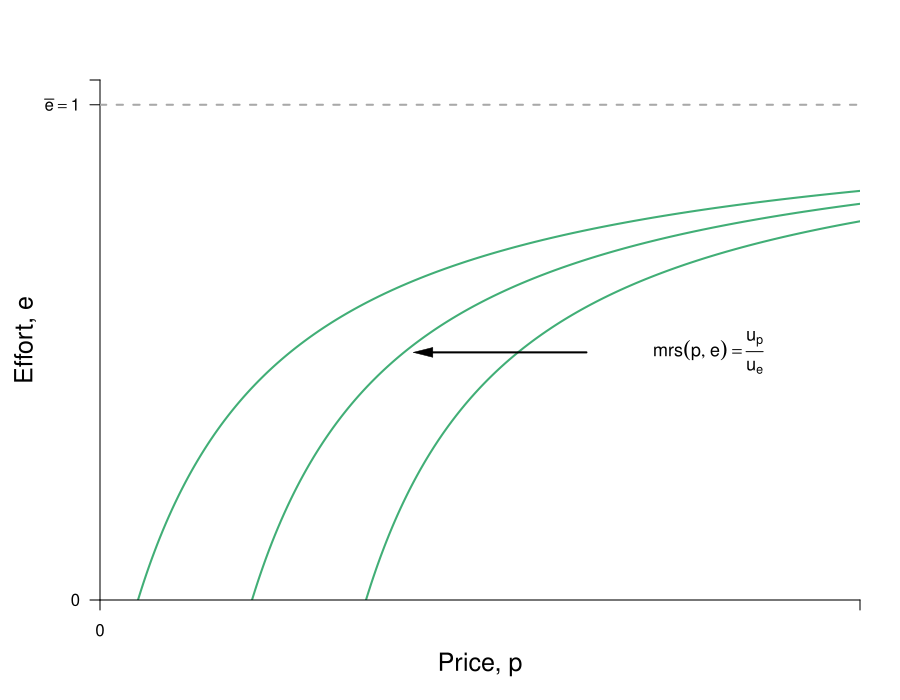

R code for this plot:
require(shape)
#pdf(file = "employment/employment_price_initial_indiff_nolabels.pdf", width = 9, height = 7)
jpeg(file = "employment/employment_price_initial_indiff_nolabels.jpg", width = 5*120, height = 4*120)

#Set parameters for graphics
axislabelsize <- 1.5
graphlinewidth <- 2
segmentlinewidth <- 1.5

COL <- c("#7fc97f", "#beaed4", "#fdc086", "#ffff99", "#386cb0", "#f0027f", "#bf5b17", "#666666")
COLA <- c("#e0f3db", "#99d8c9","#66c2a4","#41ae76", "#238b45", "#005824")
COLB <- c("#4eb3d3", "#2b8cbe", "#0868ac","#084081")

#Parameters for figures
u1 <- 4
u2 <- 10
u3 <- 16
a1 <- 2
a2 <- 2
a3 <- 2

indiffFn1 <- function(y, u1 = 4.5, a1 = 2) {
  1 - (a1) / (y - u1)
}

indiffFn2 <- function(y, u2 = 10.5, a2 = 2) {
  1 - (a2) / (y - u2)
}

indiffFn3 <- function(y, u3 = 16.5, a3 = 2) {
  1 - (a3) / (y - u3)
}

PCFn <- function(delta, mu = 16) {
  delta/mu
}

#The derivative for the function q = 1 - delta/(p - u) = delta/p - u)^2;
#From that we get the derivative and substitute in the relevant values
#for delta, u and p; that is we get a slope of 1/32
#But we also need the intercept; 0.375 above, or q/2 as it stood
tangentLine <- function(w){
  0.375 + (1/32)*w
}

COL <- c("#bae4b3", "#74c476", "#238b45")
par(mar =  c(5, 5, 4, 2))
xlims <- c(0, 10)
ylims <- c(0, 1.05)


plot(0, 0, xlim = xlims, ylim = ylims, type = "n",
     xlab = expression(paste("Price, ", p)),
     ylab = expression(paste("Effort, ", e)),
     xaxt = "n", 
     yaxt = "n",
     cex.lab = axislabelsize, 
     bty = "n", 
     xaxs="i", 
     yaxs="i")


# xpoly1 <- seq(from = xlims[1] + 0.2, to = 8, length.out = 500)
# ypoly1 <- PCFn(xpoly1, mu = 8)
# polygon(x = c(xpoly1, rev(xpoly1[1])), y = c(ypoly1, rev(ypoly1)[1]), col=COLA[1], density=NULL, border = NA)
# 

npts <- 500 
xx1 <- seq(u1 + a1 + 0.1, xlims[2], length.out = npts)
xx2 <- seq(u2 + a2 + 0.1, xlims[2], length.out = npts)
xx3 <- seq(3, xlims[2], length.out = npts)
xx4 <- seq(7, 17, 0.01)
xx5 <- seq(xlims[1] + 0.2, xlims[2], length.out = npts)
xx6 <- seq(xlims[1], 20, length.out = npts)


#Draw the lines for the graphs
#lines(xx5, PCFn(xx5, mu = 8), col = COLA[4], lwd = graphlinewidth)
lines(xx5, indiffFn1(xx5, u = 0), col = COLA[4], lwd = graphlinewidth)
lines(xx5, indiffFn1(xx5, u = -1.5), col = COLA[4], lwd = graphlinewidth)
lines(xx3, indiffFn1(xx3, u = 1.5), col = COLA[4], lwd = graphlinewidth)


#Customize ticks and labels for the plot
ticksy <- c(0,  1, ylims[2])
ylabels <- c(0,  expression(paste(bar(e) == 1) ), NA)
ticksx <- c(0, xlims[2])
xlabels <- c(0,  NA)
axis(1, at = ticksx, pos = 0, labels = xlabels)
axis(2, at = ticksy, pos = 0, labels = ylabels, las = 1)

#Annotation of the three indifference curves
# text(0.8, 0.05, expression(paste(u[1])))
# text(2.65, 0.05, expression(paste(u[2] == u[z], phantom() == 0)))
# text(3.8, 0.05, expression(paste(u[3])))

#Line for the max quality, q = 1 
segments(0, 1, xlims[2], 1, lty = 2, col = "darkgray", lwd = 2)
#Annotating line of 100% quality
#text(1.4, 1.025, expression(paste("Maximum level of effort, ", bar(e))))

#Add a point for the tangency
# segments(4, 0, 4, PCFn(delta = 4, mu = 8), lty = 2, col = "darkgray", lwd = segmentlinewidth)
# segments(0, PCFn(delta = 4, mu = 8), 4, PCFn(delta = 4, mu = 8), lty = 2, col = "darkgray", lwd = segmentlinewidth)
# points(4, PCFn(delta = 4, mu = 8), pch = 16, col = "black", cex = 1.5)
# text(4, PCFn(delta = 4, mu = 8) + 0.03, expression(paste(c)))


#Arrow to Slope of production function
# Arrows(8, 0.9, 18, 0.9, col = "black", lty = 1, lwd = 1.5, arr.type = "triangle")
# text(5, 0.93, expression(paste("Slope = ", frac(1, y[e]))))
# text(6.4, 0.83, expression(paste(" = ", frac(e^0.5, phi))))
#text(6.2, 0.83, expression(paste(" = ", frac(y, 2*phi^2))))
# text(20.8, 0.96, expression(paste(y(e))))

# Arrows(19, 0.6, 16.5, 0.6, col = "black", lty = 1, lwd = 1.5, arr.type = "triangle")
# text(21, 0.6, expression(paste(-frac(1, y[e]) == frac(u[y],u[e]))))

# text(4, 0.5, expression(paste("Feasible")))
# text(4, 0.45, expression(paste("set")))



#Label the feasible frontier
# text(2, 0.75, expression("Better for"), cex = labelsize)
# text(2, 0.7, expression("employer"), cex = labelsize)
# text(3.2, 0.5, expression("(production possibilities frontier)"), cex = labelsize)
# Arrows(4.35, 0.95, 8.1, 0.95, col = "black", lty = 1, lwd = 2, arr.type = "triangle", arr.lwd = 0.5)

# text(8, 0.25, expression("Better for"), cex = labelsize)
# text(8, 0.2, expression("employee"), cex = labelsize)


# text(4, 0.97, expression(paste("Slope of iso-profit")), cex = labelsize)
# text(4, 0.89, expression(paste(-mrt(p,e) == frac(de,dp),phantom()==frac(e, p))), cex = labelsize)
# Arrows(5.1, 0.89, 6.9, 0.89, col = "black", lty = 1, lwd = 2, arr.type = "triangle", arr.lwd = 0.5)

text(8, 0.5, expression(paste(mrs(p,e) == frac(u[p],u[e]) )), cex = labelsize)
Arrows(6.4, 0.5, 4.25, 0.5, col = "black", lty = 1, lwd = 2, arr.type = "triangle", arr.lwd = 0.5)


dev.off()
